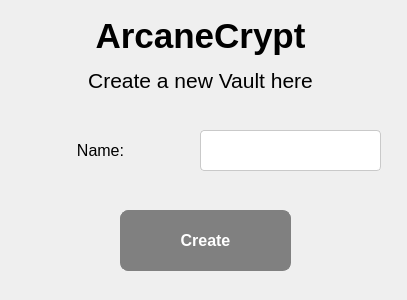
<?xml version="1.0" encoding="UTF-8"?>
<ui version="4.0">
 <class>Dialog</class>
 <widget class="QDialog" name="Dialog">
  <property name="geometry">
   <rect>
    <x>0</x>
    <y>0</y>
    <width>407</width>
    <height>300</height>
   </rect>
  </property>
  <property name="windowTitle">
   <string>Dialog</string>
  </property>
  <widget class="QLabel" name="title">
   <property name="geometry">
    <rect>
     <x>0</x>
     <y>0</y>
     <width>401</width>
     <height>71</height>
    </rect>
   </property>
   <property name="font">
    <font>
     <pointsize>26</pointsize>
     <bold>true</bold>
    </font>
   </property>
   <property name="text">
    <string>ArcaneCrypt</string>
   </property>
   <property name="alignment">
    <set>Qt::AlignCenter</set>
   </property>
  </widget>
  <widget class="QLabel" name="label">
   <property name="geometry">
    <rect>
     <x>0</x>
     <y>50</y>
     <width>401</width>
     <height>61</height>
    </rect>
   </property>
   <property name="font">
    <font>
     <pointsize>16</pointsize>
    </font>
   </property>
   <property name="text">
    <string>Create a new Vault here</string>
   </property>
   <property name="alignment">
    <set>Qt::AlignCenter</set>
   </property>
  </widget>
  <widget class="QLabel" name="label_5">
   <property name="geometry">
    <rect>
     <x>0</x>
     <y>130</y>
     <width>201</width>
     <height>41</height>
    </rect>
   </property>
   <property name="font">
    <font>
     <pointsize>12</pointsize>
    </font>
   </property>
   <property name="text">
    <string>Name:</string>
   </property>
   <property name="alignment">
    <set>Qt::AlignCenter</set>
   </property>
  </widget>
  <widget class="QLineEdit" name="createVaultNameInput">
   <property name="geometry">
    <rect>
     <x>200</x>
     <y>130</y>
     <width>181</width>
     <height>41</height>
    </rect>
   </property>
   <property name="styleSheet">
    <string notr="true">    QLineEdit {
        font-family: Segoe UI;
        font-size: 9pt;
        border-radius: 4px;
    }
    
    QLineEdit {
        background-color: #ffffff;
    }
    
    QLineEdit {
        color: #000000;
    }
    
    QLineEdit {
        border-style: solid;
        border-width: 1px;
        border-color: #c9c9c9;
    }
    
    QLineEdit {
        padding-left: 4px;
        padding-right: 4px;
    }

    QLineEdit:hover, QLineEdit:focus {
        background-color: #f2f2f2;
    }

    QLineEdit::selection {
        background-color: #0078d7;
        color: #ffffff;
    }</string>
   </property>
   <property name="inputMask">
    <string/>
   </property>
   <property name="text">
    <string extracomment="password"/>
   </property>
   <property name="echoMode">
    <enum>QLineEdit::Normal</enum>
   </property>
  </widget>
  <widget class="QPushButton" name="createVaultFinalButton">
   <property name="geometry">
    <rect>
     <x>120</x>
     <y>210</y>
     <width>171</width>
     <height>61</height>
    </rect>
   </property>
   <property name="styleSheet">
    <string notr="true">QPushButton {
    font-family: Segoe UI;
    font-size: 12pt;
    font-weight: bold;
    color: #ffffff;
    background-color: #808080;
    background-image: qlineargradient(x1: 0, y1: 0, x2: 0, y2: 1, stop: 0 #808080, stop: 1 #4d4d4d);
    border-radius: 8px;
    border-style: solid;
    border-width: 1px;
    border-color: #808080;
    padding: 6px 12px;
}

QPushButton:hover {
    background-color: #4d4d4d;
    background-image: qlineargradient(x1: 0, y1: 0, x2: 0, y2: 1, stop: 0 #4d4d4d, stop: 1 #2e2e2e);
}

QPushButton:pressed {
    background-color: #2e2e2e;
    background-image: qlineargradient(x1: 0, y1: 0, x2: 0, y2: 1, stop: 0 #2e2e2e, stop: 1 #1c1c1c);
}

QPushButton:!hover:!pressed {
    background-color: #808080;
    background-image: qlineargradient(x1: 0, y1: 0, x2: 0, y2: 1, stop: 0 #808080, stop: 1 #4d4d4d);
}</string>
   </property>
   <property name="text">
    <string>Create</string>
   </property>
  </widget>
 </widget>
 <resources/>
 <connections/>
</ui>
